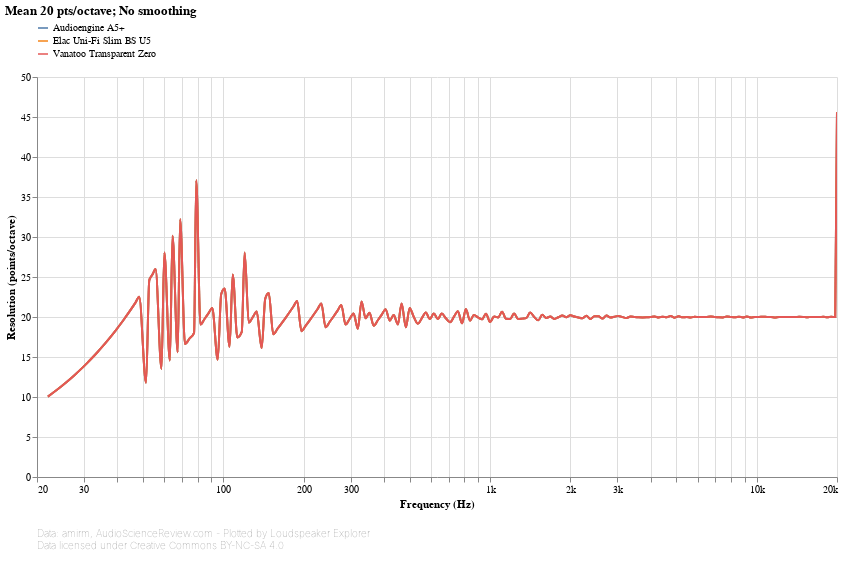

This figure's notebook cell:
### Markdown cell above
## Resolution

This chart shows the resolution of the input data at each frequency. For each point, resolution is calculated by looking at the distance from the previous point. The larger the distance, the lower the resolution.

A straight, horizontal line means that resolution is constant throughout the spectrum, or in other words, points are equally spaced in log-frequency. Some Loudspeaker Explorer features, especially smoothing and detrending, implicitly assume that this is the case, and might produce inaccurate results otherwise.

### Code cell
#@markdown
frequency_response_chart(
    speakers_fr_ready
        .pipe(lsx.pd.index_as_columns)
        .set_index('Speaker')
        .set_index('Frequency [Hz]', append=True, drop=False)
        .groupby('Speaker').apply(lambda frequencies: frequencies / frequencies.shift(1))
        .pipe(np.log2)
        .pow(-1)
        .rename(columns={'Frequency [Hz]': 'Resolution (points/octave)'})
        .pipe(lsx.pd.remap_columns, {
            'Resolution (points/octave)': 'value',
        }),
    lambda chart: lsx.util.pipe(chart
        .encode(
            alt.Y('value', type='quantitative', title='Resolution (points/octave)', axis=alt.Axis(grid=True)),
            speaker_color()),
        speaker_input),
    lambda chart: lsx.alt.interactive_line(chart),
    alter_tooltips=lambda tooltips:
        ([alt.Tooltip('speaker', title='Speaker')]
            if speakers_fr_ready.index.get_level_values('Speaker').nunique() > 1 else []) +
        tooltips +
        [alt.Tooltip('value', type='quantitative', title='Resolution (points/octave)', format='.2f')]
)

### Figure 1 — Vega-Lite specification as saved in the notebook (floating-point values rounded to 4 significant figures; data arrays with more than 128 entries replaced by an {"elided": "..."} marker saying what was removed)
{"config": {"view": {"continuousWidth": 400, "continuousHeight": 300, "opacity": 0}}, "vconcat": [{"layer": [{"mark": {"type": "line", "clip": true, "interpolate": "monotone"}, "encoding": {"opacity": {"condition": {"value": 1, "selection": "selector001"}, "value": 0.2}}, "selection": {"selector001": {"type": "multi", "encodings": ["color"], "bind": "legend"}, "selector003": {"type": "interval", "bind": "scales", "encodings": ["x", "y"]}, "selector004": {"type": "single", "fields": ["speaker"], "bind": {"input": "select", "options": [null, "Audioengine A5+", "Elac Uni-Fi Slim BS U5", "Vanatoo Transparent Zero"], "labels": ["All", "Audioengine A5+", "Elac Uni-Fi Slim BS U5", "Vanatoo Transparent Zero"], "name": "Speaker: "}}}, "title": {"text": "Mean 20 pts/octave; No smoothing", "anchor": "start"}}, {"mark": {"type": "circle", "clip": true, "size": 100}, "encoding": {"fillOpacity": {"condition": {"value": 0.3, "selection": "selector002"}, "value": 0}}, "selection": {"selector002": {"type": "single", "on": "mouseover", "clear": "mouseout", "empty": "none", "encodings": ["x", "y"]}}, "title": {"text": "Mean 20 pts/octave; No smoothing", "anchor": "start"}}], "data": {"name": "data-14dd7441e7105937a1ce3f26a61a0f34"}, "encoding": {"color": {"type": "nominal", "field": "speaker", "legend": {"direction": "vertical", "labelLimit": 600, "orient": "top", "symbolType": "stroke"}, "title": null}, "tooltip": [{"type": "nominal", "field": "speaker", "title": "Speaker"}, {"type": "quantitative", "field": "frequency", "format": ".03s", "title": "Frequency (Hz)"}, {"type": "quantitative", "field": "value", "format": ".2f", "title": "Resolution (points/octave)"}], "x": {"type": "quantitative", "axis": {"format": "s"}, "field": "frequency", "scale": {"base": 10, "domain": [20, 20000], "nice": false, "type": "log"}, "title": "Frequency (Hz)"}, "y": {"type": "quantitative", "axis": {"grid": true}, "field": "value", "title": "Resolution (points/octave)"}}, "height": 400, "transform": [{"flatten": ["frequency", "value"]}, {"filter": {"selection": "selector004"}}], "width": 800}, {"mark": "text", "height": 1, "title": {"text": ["Data: amirm, AudioScienceReview.com - Plotted by Loudspeaker Explorer", "Data licensed under Creative Commons BY-NC-SA 4.0"], "anchor": "start", "color": "gray", "fontSize": 10, "fontWeight": "lighter"}, "width": 600}], "resolve": {"legend": {"color": "independent"}}, "$schema": "https://vega.github.io/schema/vega-lite/v4.8.1.json", "datasets": {"data-14dd7441e7105937a1ce3f26a61a0f34": [{"speaker": "Audioengine A5+", "frequency": {"elided": "194 float values"}, "value": {"elided": "194 float values"}}, {"speaker": "Elac Uni-Fi Slim BS U5", "frequency": {"elided": "194 float values"}, "value": {"elided": "194 float values"}}, {"speaker": "Vanatoo Transparent Zero", "frequency": {"elided": "194 float values"}, "value": {"elided": "194 float values"}}]}}
